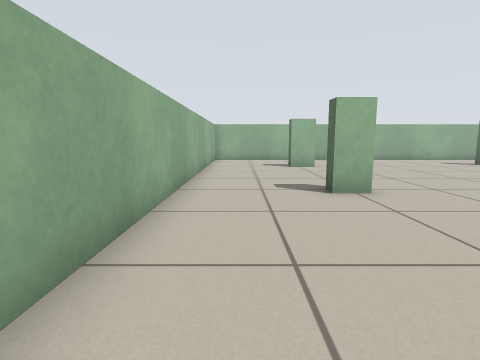
View 1 (above)

13 first-person views from a walk through a robot-simulator world made for Stage. The camera is 0.57 m above the floor, tilts 8° down and sees 80° across. Floor lines are 1 m apart. The floor is counted in squares, 0.5 m on a side. Each view is taken from the middle of a square. On the plan, view 1 faces up. The plan holds only what a view shows up to about 12 squares ahead; the rest is blank. The robots in the file are not drawn.

View 2
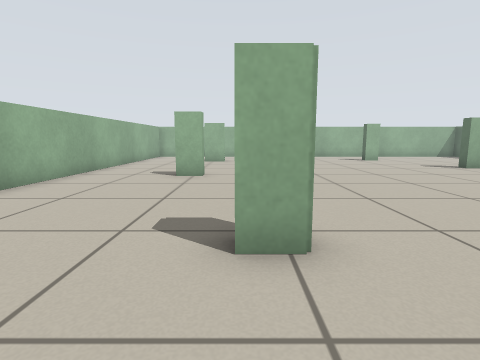

View 3
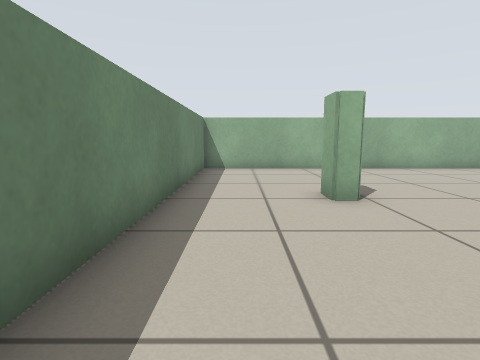

View 4
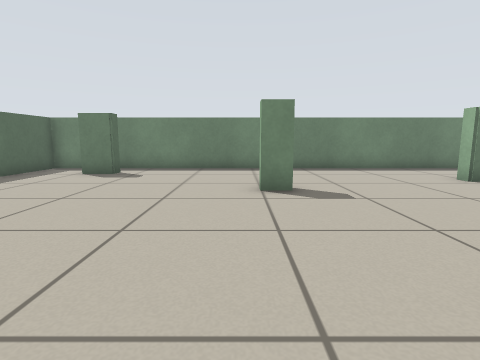

View 5
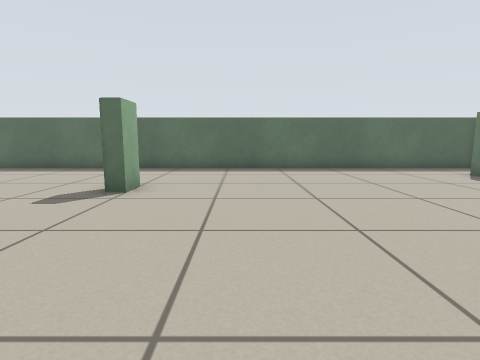

View 6
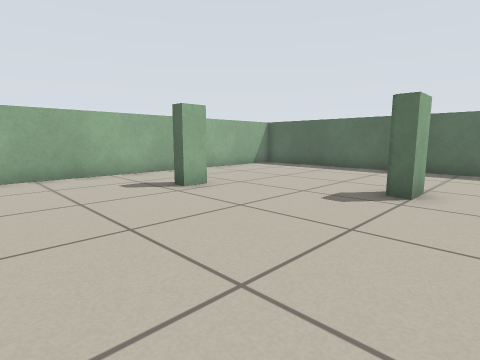

View 7
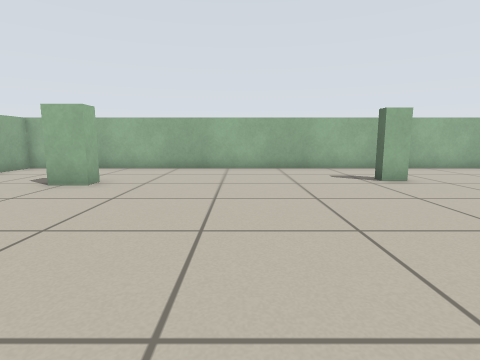

View 8
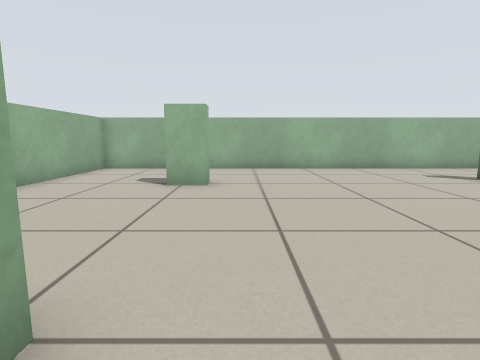

View 9
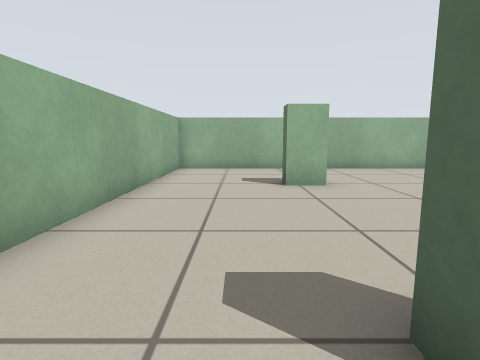

View 10
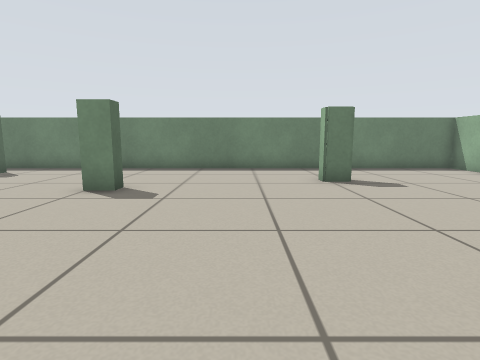

View 11
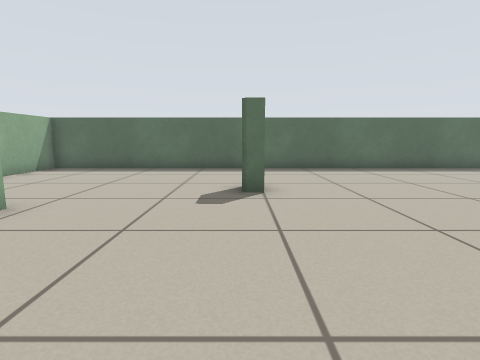

View 12
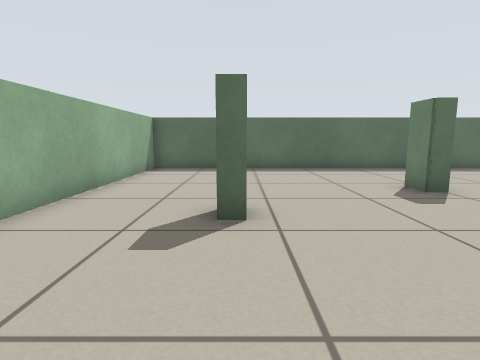

View 13
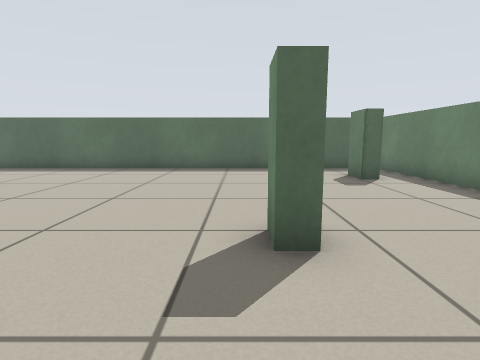

### Floor plan
Points are (right, up) in squares from view 1. A wall is a line through its corners. A room is listed if a view was taken in it or the views show most of it. See-through windows are left out.
Room 1 (views 1, 2, 3, 4, 5, 6, 7, 8, 9, 10, 11, 12, 13)
walls: (2.8, 6.5) (2.8, 6) (2, 6) (2, 6.5); (9.8, 1.1) (9.8, 1.6) (10.5, 1.6) (10.5, 1.2); (14.1, 8.5) (13.1, 8.5) (13.1, 8.9) (14, 8.9); (11.8, 12.9) (11, 12.9) (11, 13.4); (3.2, 12.8) (3.2, 12.1) (2.2, 12.1) (2.2, 12.8); (3.9, 0.3) (4.7, 0.3) (4.7, -0.3) (3.9, -0.3); (15.2, -2.1) (15.2, -1.5) (16.4, -1.5); (-1.4, 16.4) (-1.4, -3.4) (18.4, -3.4) (18.4, 16.4) (-1.4, 16.4)

Positions as (right, up) in squares from view 1, and headings:
1: (0, 0), facing up
2: (4, -3), facing up
3: (10, -2), facing left
4: (11, 8), facing down
5: (7, 6), facing right
6: (7, 7), facing up-right
7: (7, 5), facing up
8: (4, 5), facing up
9: (1, 5), facing up
10: (7, 8), facing down
11: (7, 9), facing right
12: (7, 13), facing right
13: (7, 2), facing right
